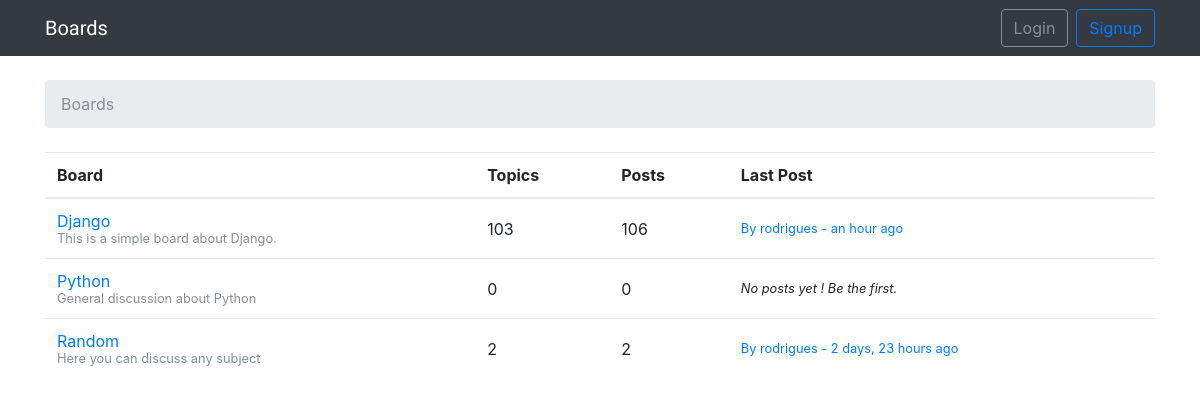
The page / on the database its author committed.
### boards/models.py (models this page shows, shortened)
class Board(models.Model):
    name = models.CharField(max_length=30, unique=True)
    description = models.CharField(max_length=100)
    def get_posts_count(self):
        return Post.objects.filter(topic__board=self).count()
    def get_last_post(self):
        return Post.objects.filter(topic__board=self).order_by('-created_at').first()

class Post(models.Model):
    message = models.TextField(max_length=4000)
    topic = models.ForeignKey(Topic, related_name='posts')
    created_at = models.DateTimeField(auto_now_add=True)
    updated_at = models.DateTimeField(null=True)
    created_by = models.ForeignKey(User, related_name='posts')
    updated_by = models.ForeignKey(User, null=True, related_name='+')

### boards/views.py (the view)
# urls.py: url(r'^$', boards_views.BoardListView.as_view(), name='home'),
class BoardListView(ListView):
    model = Board
    context_object_name = 'boards'
    template_name = 'home.html'

### templates/home.html
{% extends 'base.html' %}
{% load humanize %}
{% block breadcrumb %}
  <li class="breadcrumb-item active">Boards</li>
{% endblock %}
{% block content %}
<table class="table">
  <thead class="thead">
    <tr>
      <th>Board</th>
      <th>Topics</th>
      <th>Posts</th>
      <th>Last Post</th>
    </tr>
  </thead>
  <tbody>
    {% for board in boards %}
      <tr>
        <td>
          <a href="{% url 'board_topics' board.pk %}">{{board.name}}</a>
          <small class="text-muted d-block">{{ board.description }}</small>
        </td>
        <td class="align-middle">{{ board.topics.count }}</td>
        <td class="align-middle">{{ board.get_posts_count }}</td>
        <td class="align-middle">
          {% with post=board.get_last_post %}
            <small>
              {% if post %}
                <a href="{% url 'topic_posts' board.pk post.topic.pk %}">
                  By {{ post.created_by.username }} - {{ post.created_at|naturaltime }}
                </a>
              {% else %}
                <em>No posts yet ! Be the first.</em>
              {% endif %}
            </small>
          {% endwith %}
        </td>
      </tr>
    {% endfor %}
  </tbody>
</table>
{% endblock %}

### rows shown on the page
Board: name "Django", description "This is a simple board about Django.", topics.count "103", get_posts_count "106", get_last_post.created_by.username "rodrigues", get_last_post.created_at "an hour ago"
Board: name "Python", description "General discussion about Python", topics.count "0", get_posts_count "0", shows "No posts yet ! Be the first."
Board: name "Random", description "Here you can discuss any subject", topics.count "2", get_posts_count "2", get_last_post.created_by.username "rodrigues", get_last_post.created_at "2 days, 23 hours ago"
